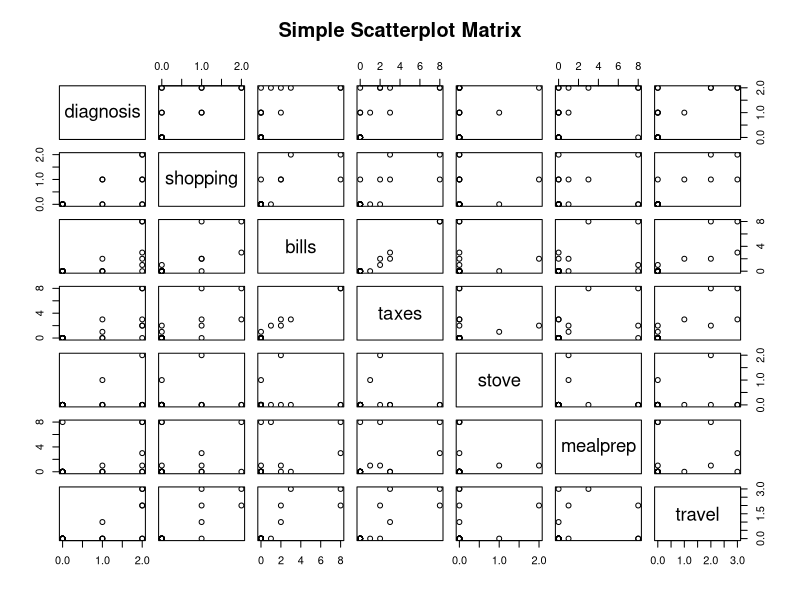
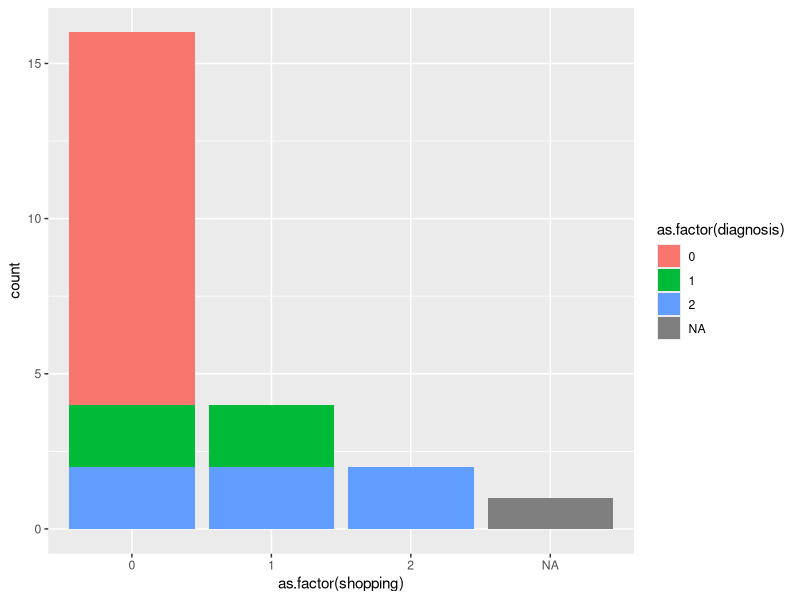
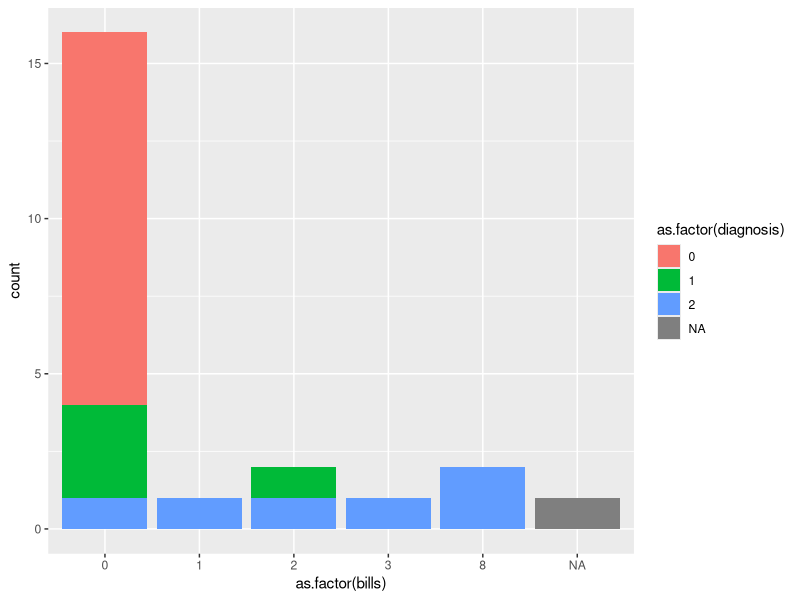
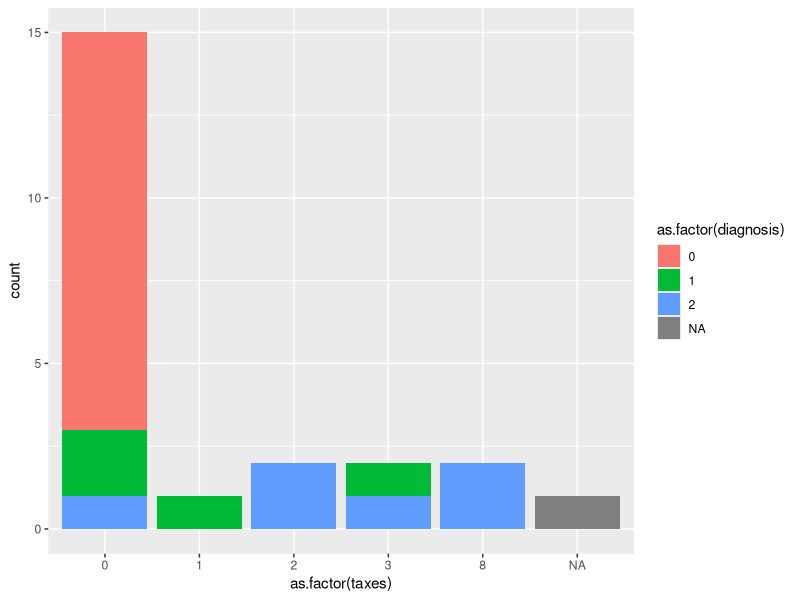
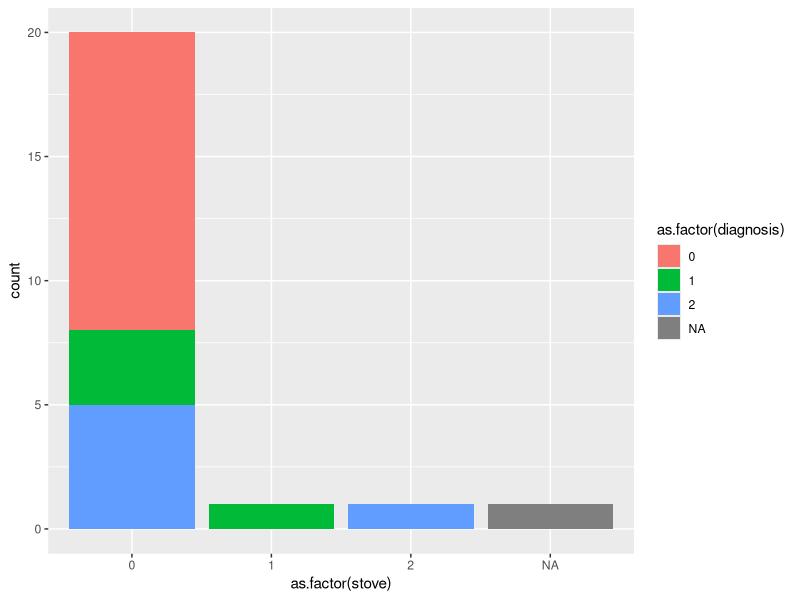
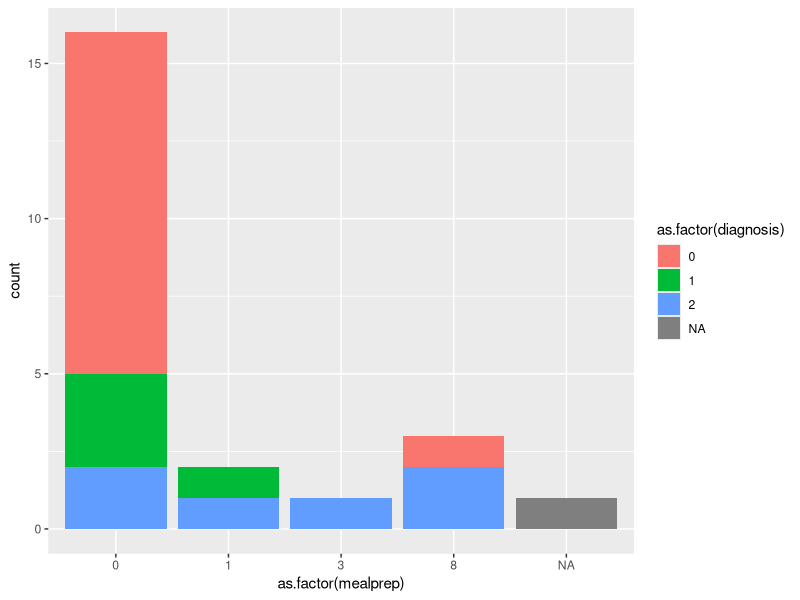
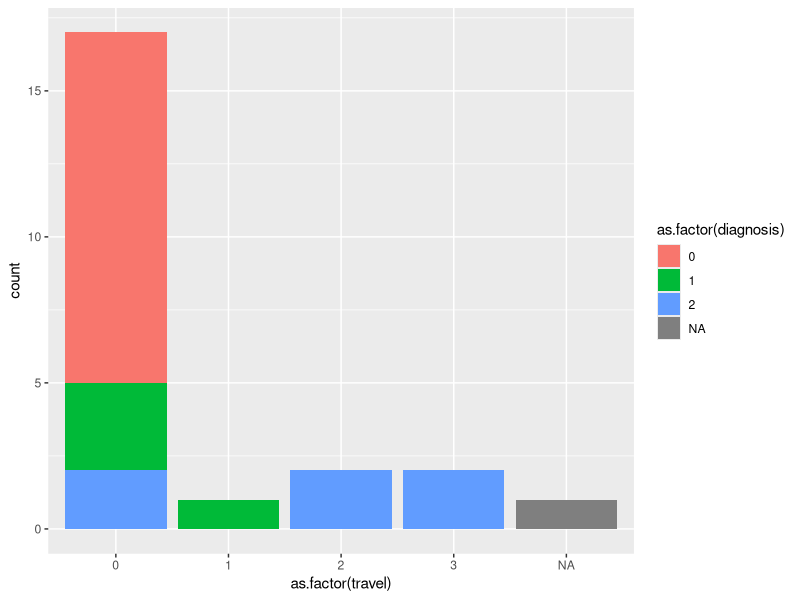

Write R code to recreate these figures, in order. (Note: this script raises an error after producing the figures.)
## ---- chunk 1
alz <- read.csv("alzheimer_data.csv")

attach(alz)
library(car)
library(ggplot2)
## ---- chunk 2
 
ran <- sample(1:2700,2700)
new_data <- alz[ran,]

pairs(~diagnosis +shopping+bills+taxes+stove+mealprep+travel, data = new_data, main="Simple Scatterplot Matrix")
## ---- chunk 3

shop_graph = ggplot(data = alz, aes(x = as.factor(shopping), fill = as.factor(diagnosis))) + geom_bar()
shop_graph

bills_graph = ggplot(data = alz, aes(x = as.factor(bills), fill = as.factor(diagnosis))) + geom_bar()
bills_graph

taxes_graph = ggplot(data = alz, aes(x = as.factor(taxes), fill = as.factor(diagnosis))) + geom_bar()
taxes_graph

stove_graph = ggplot(data = alz, aes(x = as.factor(stove), fill = as.factor(diagnosis))) + geom_bar()
stove_graph

mealprep_graph = ggplot(data = alz, aes(x = as.factor(mealprep), fill = as.factor(diagnosis))) + geom_bar()
mealprep_graph

travel_graph =  ggplot(data = alz, aes(x = as.factor(travel), fill = as.factor(diagnosis))) + geom_bar()
travel_graph

alz <- alz |>
  filter(games != 8)
chess_graph =  ggplot(data = alz, aes(x = as.factor(games), fill = as.factor(diagnosis))) + labs(title = "Amount of Difficulty Subject Faced Performing a Game or Hobby based on Alzheimer Diagnosis", x = "Difficulty Level", y = "Number of Patients")+geom_bar()+ theme(plot.title = element_text(size = 10))
chess_graph

trailA_graph =  ggplot(data = alz, aes(x = as.factor(diagnosis), y=traila)) +labs(title = "Amount of Time Taken to Complete a Trail Making Task Based on Alzheimer Diagnosis", x = "Diagnosis", y = "Time Taken (seconds)")+ geom_boxplot(fill = "Purple", color = "black")+ theme(plot.title = element_text(size = 13))
trailA_graph

trailB_graph =  ggplot(data = alz, aes(x = as.factor(diagnosis), y=trailb)) + geom_boxplot()
trailB_graph

hall_graph =  ggplot(data = alz, aes(x = as.factor(hallsev), fill = as.factor(diagnosis))) + geom_bar()
hall_graph

anx_graph =  ggplot(data = alz, aes(x = as.factor(anxsev), fill = as.factor(diagnosis))) + geom_bar()
anx_graph

depress_graph =  ggplot(data = alz, aes(x = as.factor(depdsev), fill = as.factor(diagnosis))) + geom_bar()
depress_graph

gend_graph =  ggplot(data = alz, aes(x = as.factor(female), fill = as.factor(diagnosis))) + geom_bar()
gend_graph

weight_graph =  ggplot(data = alz, aes(x = as.factor(diagnosis), y=weight)) + geom_boxplot()
weight_graph

hrate_graph =  ggplot(data = alz, aes(x = as.factor(diagnosis), y=hrate)) + geom_boxplot()
hrate_graph

blood_graph =  ggplot(data = alz, aes(x = as.factor(diagnosis), y=bpsys)) + geom_boxplot()
blood_graph

motor_graph =  ggplot(data = alz, aes(x = as.factor(motsev), fill = as.factor(diagnosis))) + geom_bar()
motor_graph
## ---- chunk 4
shop_table = table(diagnosis,shopping)
shop_chisquaretest = chisq.test(shop_table)
shop_chisquaretest
shop_p_val = shop_chisquaretest$p.value
## ---- chunk 5
bills_table = table(diagnosis,bills)
bills_chisquaretest = chisq.test(bills_table)
bills_chisquaretest
bills_p_val = bills_chisquaretest$p.value
## ---- chunk 6
taxes_table = table(diagnosis,taxes)
taxes_chisquaretest = chisq.test(taxes_table)
taxes_chisquaretest
taxes_p_val = taxes_chisquaretest$p.value
## ---- chunk 7
stove_table = table(diagnosis,stove)
stove_chisquaretest = chisq.test(stove_table)
stove_chisquaretest
stove_p_val = stove_chisquaretest$p.value
## ---- chunk 8
meal_table = table(diagnosis,mealprep)
meal_chisquaretest = chisq.test(meal_table)
meal_chisquaretest
meal_p_val = meal_chisquaretest$p.value
## ---- chunk 9
travel_table = table(diagnosis,travel)
travel_chisquaretest = chisq.test(travel_table)
travel_chisquaretest
travel_p_val = travel_chisquaretest$p.value
## ---- chunk 10
chess_table = table(diagnosis,games)
chess_chisquaretest = chisq.test(chess_table)
chess_chisquaretest
chess_p_val = chess_chisquaretest$p.value
## ---- chunk 11
tA_tTest = t.test(traila~bin_diag)
tA_tTest
tA_p_val = tA_tTest$p.value
## ---- chunk 12
tB_tTest = t.test(trailb~bin_diag)
tB_tTest
tB_p_val = tB_tTest$p.value
## ---- chunk 13
hall_table = table(diagnosis,hallsev)
hall_chisquaretest = chisq.test(hall_table)
hall_chisquaretest
hall_p_val = hall_chisquaretest$p.value
## ---- chunk 14
anx_table = table(diagnosis,anxsev)
anx_chisquaretest = chisq.test(anx_table)
anx_chisquaretest
anx_p_val = anx_chisquaretest$p.value
## ---- chunk 15
depress_table = table(diagnosis,depdsev)
depress_chisquaretest = chisq.test(depress_table)
depress_chisquaretest
depress_p_val = depress_chisquaretest$p.value
## ---- chunk 16
gend_table = table(diagnosis,female)
gend_chisquaretest = chisq.test(gend_table)
gend_chisquaretest
gend_p_val = gend_chisquaretest$p.value
## ---- chunk 17
weight_tTest = t.test(weight~bin_diag)
weight_tTest
weight_p_val = weight_tTest$p.value
## ---- chunk 18

hrate_tTest = t.test(hrate~bin_diag)
hrate_tTest
hrate_p_val = hrate_tTest$p.value
## ---- chunk 19

blood_tTest = t.test(bpsys~bin_diag)
blood_tTest
blood_p_val = blood_tTest$p.value
## ---- chunk 20
motor_table = table(diagnosis,motsev)
motor_chisquaretest = chisq.test(motor_table)
motor_chisquaretest
motor_p_val = motor_chisquaretest$p.value
